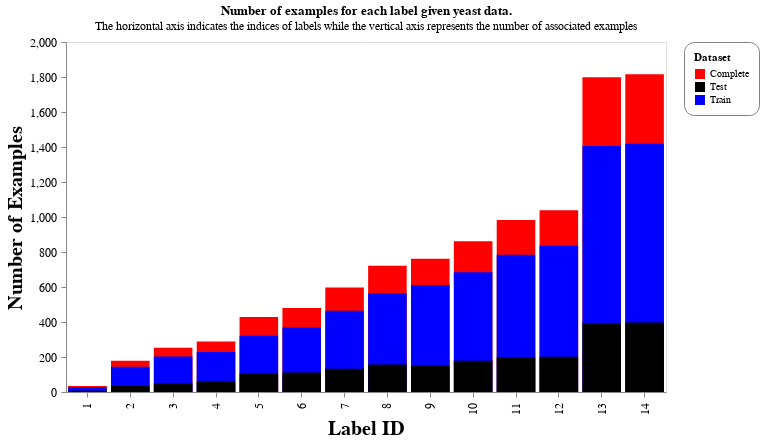

The cell this chart's notebook holds for it:
### Code cell
chart

### Figure 1 — Vega-Lite specification as saved in the notebook (floating-point values rounded to 4 significant figures)
{"data": {"name": "data-94c5c0930d3d56be1cbbbdac586bfd2d"}, "mark": {"type": "bar", "color": "grey"}, "config": {"axis": {"labelFontSize": 12, "labelLimit": 500, "labelPadding": 5, "titleFontSize": 20}, "axisY": {"grid": false}, "header": {"labelFontSize": 15, "titleFontSize": 20}, "legend": {"cornerRadius": 10, "fillColor": "white", "padding": 10, "strokeColor": "gray"}}, "encoding": {"color": {"type": "nominal", "field": "Dataset", "scale": {"range": ["red", "black", "blue"]}}, "x": {"type": "ordinal", "field": "Label", "sort": "ascending", "title": "Label ID"}, "y": {"type": "quantitative", "field": "Sum", "stack": null, "title": "Number of Examples"}}, "height": 350, "resolve": {"scale": {"x": "independent"}}, "title": {"text": "Number of examples for each label given yeast data.", "subtitle": ["The horizontal axis indicates the indices of labels while the vertical axis represents the number of associated examples"]}, "width": 600, "$schema": "https://vega.github.io/schema/vega-lite/v4.8.1.json", "datasets": {"data-94c5c0930d3d56be1cbbbdac586bfd2d": [{"Label": 1, "Dataset": "Complete", "Sum": 34}, {"Label": 2, "Dataset": "Complete", "Sum": 178}, {"Label": 3, "Dataset": "Complete", "Sum": 253}, {"Label": 4, "Dataset": "Complete", "Sum": 289}, {"Label": 5, "Dataset": "Complete", "Sum": 428}, {"Label": 6, "Dataset": "Complete", "Sum": 480}, {"Label": 7, "Dataset": "Complete", "Sum": 597}, {"Label": 8, "Dataset": "Complete", "Sum": 722}, {"Label": 9, "Dataset": "Complete", "Sum": 762}, {"Label": 10, "Dataset": "Complete", "Sum": 862}, {"Label": 11, "Dataset": "Complete", "Sum": 983}, {"Label": 12, "Dataset": "Complete", "Sum": 1038}, {"Label": 13, "Dataset": "Complete", "Sum": 1799}, {"Label": 14, "Dataset": "Complete", "Sum": 1816}, {"Label": 1, "Dataset": "Train", "Sum": 27}, {"Label": 2, "Dataset": "Train", "Sum": 144}, {"Label": 3, "Dataset": "Train", "Sum": 203}, {"Label": 4, "Dataset": "Train", "Sum": 228}, {"Label": 5, "Dataset": "Train", "Sum": 322}, {"Label": 6, "Dataset": "Train", "Sum": 369}, {"Label": 7, "Dataset": "Train", "Sum": 464}, {"Label": 8, "Dataset": "Train", "Sum": 565}, {"Label": 9, "Dataset": "Train", "Sum": 612}, {"Label": 10, "Dataset": "Train", "Sum": 684}, {"Label": 11, "Dataset": "Train", "Sum": 785}, {"Label": 12, "Dataset": "Train", "Sum": 836}, {"Label": 13, "Dataset": "Train", "Sum": 1406}, {"Label": 14, "Dataset": "Train", "Sum": 1419}, {"Label": 1, "Dataset": "Test", "Sum": 7}, {"Label": 2, "Dataset": "Test", "Sum": 34}, {"Label": 3, "Dataset": "Test", "Sum": 50}, {"Label": 4, "Dataset": "Test", "Sum": 61}, {"Label": 5, "Dataset": "Test", "Sum": 106}, {"Label": 6, "Dataset": "Test", "Sum": 111}, {"Label": 7, "Dataset": "Test", "Sum": 133}, {"Label": 8, "Dataset": "Test", "Sum": 157}, {"Label": 9, "Dataset": "Test", "Sum": 150}, {"Label": 10, "Dataset": "Test", "Sum": 178}, {"Label": 11, "Dataset": "Test", "Sum": 198}, {"Label": 12, "Dataset": "Test", "Sum": 202}, {"Label": 13, "Dataset": "Test", "Sum": 393}, {"Label": 14, "Dataset": "Test", "Sum": 397}]}}
